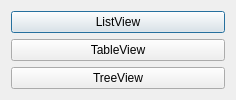
<?xml version="1.0" encoding="UTF-8"?>
<ui version="4.0">
 <class>Dialog</class>
 <widget class="QDialog" name="Dialog">
  <property name="geometry">
   <rect>
    <x>0</x>
    <y>0</y>
    <width>236</width>
    <height>99</height>
   </rect>
  </property>
  <property name="windowTitle">
   <string>Dialog</string>
  </property>
  <layout class="QVBoxLayout" name="verticalLayout">
   <item>
    <widget class="QPushButton" name="ListView_B">
     <property name="text">
      <string>ListView</string>
     </property>
    </widget>
   </item>
   <item>
    <widget class="QPushButton" name="TableView_B">
     <property name="text">
      <string>TableView</string>
     </property>
    </widget>
   </item>
   <item>
    <widget class="QPushButton" name="TreeView_B">
     <property name="text">
      <string>TreeView</string>
     </property>
    </widget>
   </item>
  </layout>
 </widget>
 <layoutdefault spacing="6" margin="11"/>
 <resources/>
 <connections/>
</ui>
